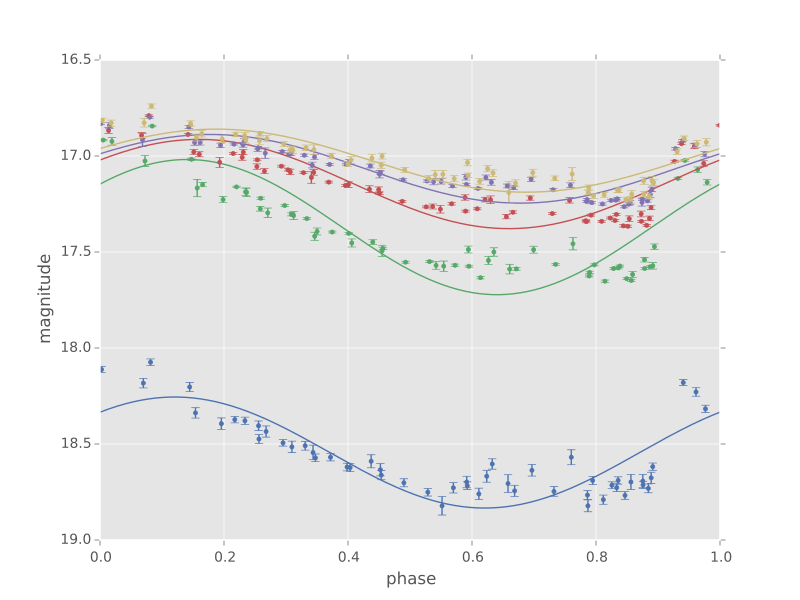

This figure's Python source:
import numpy as np
import matplotlib.pyplot as plt
import matplotlib as mpl

mpl.style.use('ggplot')
mpl.rc('axes', color_cycle=["#4C72B0", "#55A868", "#C44E52",
                            "#8172B2", "#CCB974"])

# Fetch the RRLyrae data
from gatspy import datasets, periodic
rrlyrae = datasets.fetch_rrlyrae()

# Get data from first lightcurve
lcid = rrlyrae.ids[0]
t, mag, dmag, filts = rrlyrae.get_lightcurve(lcid)

# Fit the Lomb-Scargle model
model = periodic.LombScargleMultibandFast(fit_period=True)
model.optimizer.period_range = (0.2, 1.2)
model.fit(t, mag, dmag, filts)

# Predict on a regular phase grid
tfit = np.linspace(0, model.best_period, 1000)
filtsfit = np.array(list('ugriz'))[:, np.newaxis]
magfit = model.predict(tfit, filts=filtsfit)

# Plot the results
phase = (t / model.best_period) % 1
phasefit = (tfit / model.best_period)

fig, ax = plt.subplots()
for i, filt in enumerate('ugriz'):
    mask = (filts == filt)
    errorbar = ax.errorbar(phase[mask], mag[mask], dmag[mask], fmt='.')
    ax.plot(phasefit, magfit[i], color=errorbar.lines[0].get_color())
ax.set(xlabel='phase', ylabel='magnitude')
ax.invert_yaxis()
